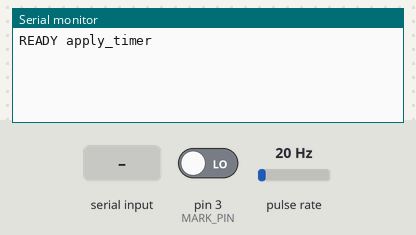
The sketch below on a simulated Arduino Uno, built with avr-gcc and run on an emulated ATmega328P. On the bench: the last lines printed to the serial monitor. Wiring (inferred from the names in the program): pulse sensor: data pin 8. The inputs (shaded band) are chosen by the test bench; at power-on: pin 3 (MARK_PIN) LOW, pulse rate 20 Hz.

Above: at 1.2 s.
1.3 s: "?\n" received over Serial
At 2.1 s:
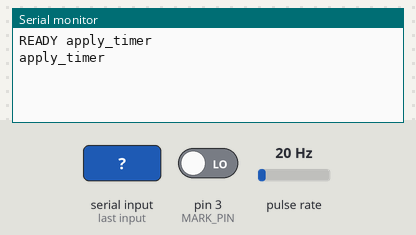
2.8 s: byte 10 ('\n') received over Serial
At 3.2 s:
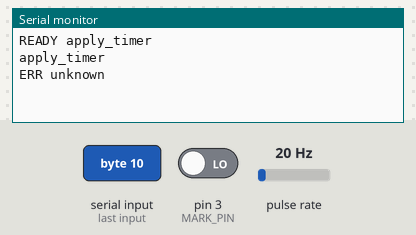
4.3 s: "stop\n" received over Serial
At 5.5 s:
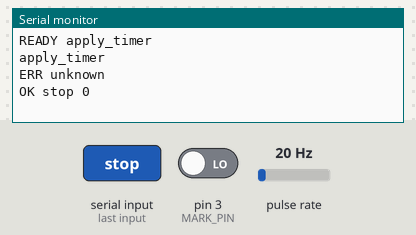
5.8 s: "start 90 45\n" received over Serial
At 6.8 s:
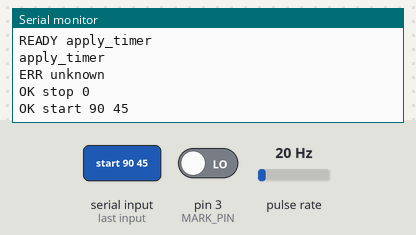
7.3 s: pin 3 (MARK_PIN) driven HIGH
At 8.5 s:
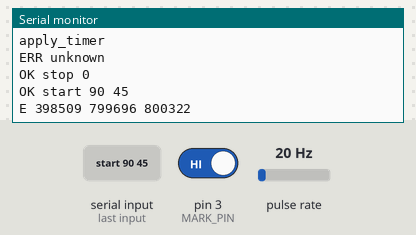
8.8 s: pin 3 (MARK_PIN) driven LOW
At 9.9 s:
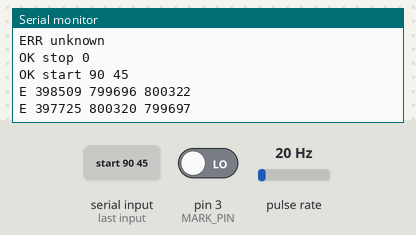

The sketch:

apply_timer.ino
```cpp
// apply_timer: the R3 on the HAL's bench as a timing instrument for gap 8 of
// __documentation__/real-timings.md: from the bench R4's processor having a command whole to
// the step generator running at the command's new rate
// (__workbench__/README.md, The apply test). The R4
// (__workbench__/uno_4r/crates/apply-firmware) flips D3 the moment it has a
// command; this sketch times that edge and every STEP pulse on one clock,
// this board's Timer1, and reports each command's delay as it happens.
//
// Wiring (unor4-hal Validation.md, All-in-one validation): R4 D3 <-> R3 D3,
// R4 D4 (STEP) -> R3 D8, GND <-> GND. This sketch never drives a pin.
//
// The clock: Timer1 counts the 16 MHz crystal with no prescaler, so one
// count is 62.5 ns (ATmega328P datasheet, 16.11, CS10). Its overflow
// interrupt extends the 16-bit count to 32 bits, 268 s before it wraps.
//
// STEP's edges: D8 is ICP1, Timer1's input capture. The timer's count is
// latched in hardware at each falling edge (ICES1 = 0), so a pulse's time is
// exact to the count, whatever the interrupt's delay. A falling edge is
// where the R4's step generator ends one period and starts the next
// (unor4-hal step/step_generator.rs: the output goes LOW at the cycle end),
// so the time between two falling edges is one period, and a new rate
// starts at a falling edge.
//
// D3's edges: D3 is INT1, interrupting on any change. Its time is read when
// the handler runs, a few us after the edge, or later by up to one capture
// or overflow handler that is running then. So each delay is short by those
// few us.
//
// How a delay is found: before a mark, every period is taken as the steady
// one. After a mark, the first period that differs from the steady one by
// more than change_ticks is the first at the new rate; it began at the
// falling edge before it, so the delay is that edge's time less the mark's.
// A period that never changes within timeout_us is reported as N; a change
// that began before the mark, as E.
//
// The protocol, one line each way, 115,200 8N1, '\n' ends a line:
//   at start                          -> READY apply_timer
//   start <change_ticks> <timeout_us> -> OK start <change_ticks> <timeout_us>,
//                                        then one line per mark, below
//   stop                              -> OK stop <dropped>, the results it had
//                                        no room for
//   ?                                 -> apply_timer
// One line per mark:
//   A <delay_ticks> <old_period_ticks> <new_period_ticks>   applied
//   E <ticks_before> <old_period_ticks> <new_period_ticks>  began before it
//   N 0 <old_period_ticks> 0                                no change seen

#include <Arduino.h>

// The line speed; apply-host.toml's [r3] baud must match.
static const unsigned long SERIAL_BAUD = 115200;

// Timer1 counts per us: 16 MHz with no prescaler.
static const uint8_t TICKS_PER_US = 16;

// The pins: the R4's mark on D3, which is INT1 (PD3), and the R4's STEP on
// D8, which is ICP1, Timer1's input capture (ATmega328P datasheet, 1.1, pin
// configurations; the R3's header labels).
static const uint8_t MARK_PIN = 3;
static const uint8_t STEP_PIN = 8;

// Half of the 16-bit count's range. In `widen`, a count read with an
// overflow still pending is below this only if it was read after the wrap,
// so the pending overflow belongs to it; a count at or above it was read
// before the wrap, and the overflow comes after it. Any count is read
// within a few hundred counts of its event, far less than half the range.
static const uint16_t HALF_RANGE = 0x8000;

// The longest line taken from the PC, bytes.
static const uint8_t LINE_MAX = 40;

// Results waiting to be sent: a mark comes every 33-50 ms and a line takes
// about 3 ms to send, so a few slots are plenty.
static const uint8_t RING_SIZE = 8;

// The result kinds, the first character of each line.
static const char KIND_APPLIED = 'A';
static const char KIND_EARLY = 'E';
static const char KIND_NONE = 'N';

struct Result {
  char kind;
  uint32_t ticks;
  uint32_t old_period;
  uint32_t new_period;
};

static volatile uint16_t overflows = 0;

static volatile bool timing = false;
static volatile uint32_t change_ticks = 0;
static volatile uint32_t timeout_ticks = 0;

static volatile bool have_capture = false;
static volatile uint32_t last_capture = 0;
static volatile uint32_t steady_period = 0;

static volatile bool armed = false;
static volatile uint32_t mark_at = 0;

static volatile Result ring[RING_SIZE];
static volatile uint8_t ring_head = 0;
static volatile uint8_t ring_tail = 0;
static volatile uint32_t dropped = 0;

static char line[LINE_MAX + 1];
static uint8_t line_len = 0;

ISR(TIMER1_OVF_vect) {
  overflows++;
}

// A 16-bit count of Timer1 as 32 bits. Called with interrupts off: a
// pending overflow that its handler hasn't counted yet is counted here, when
// the count has already wrapped past it.
static uint32_t widen(uint16_t low) {
  uint16_t high = overflows;
  if ((TIFR1 & _BV(TOV1)) && low < HALF_RANGE) {
    high++;
  }
  return ((uint32_t)high << 16) | low;
}

static void push(char kind, uint32_t ticks, uint32_t old_period, uint32_t new_period) {
  uint8_t next = (ring_head + 1) % RING_SIZE;
  if (next == ring_tail) {
    dropped++;
    return;
  }
  ring[ring_head].kind = kind;
  ring[ring_head].ticks = ticks;
  ring[ring_head].old_period = old_period;
  ring[ring_head].new_period = new_period;
  ring_head = next;
}

static uint32_t difference(uint32_t a, uint32_t b) {
  return a > b ? a - b : b - a;
}

ISR(TIMER1_CAPT_vect) {
  uint32_t at = widen(ICR1);
  if (have_capture) {
    uint32_t period = at - last_capture;
    if (armed) {
      if (difference(period, steady_period) > change_ticks) {
        int32_t delay = (int32_t)(last_capture - mark_at);
        if (delay >= 0) {
          push(KIND_APPLIED, (uint32_t)delay, steady_period, period);
        } else {
          push(KIND_EARLY, (uint32_t)(-delay), steady_period, period);
        }
        armed = false;
        steady_period = period;
      } else if (at - mark_at > timeout_ticks) {
        push(KIND_NONE, 0, steady_period, 0);
        armed = false;
      }
    } else {
      steady_period = period;
    }
  }
  last_capture = at;
  have_capture = true;
}

ISR(INT1_vect) {
  uint32_t at = widen(TCNT1);
  if (!timing) {
    return;
  }
  if (armed) {
    // The mark before this one never saw its new rate.
    push(KIND_NONE, 0, steady_period, 0);
  }
  armed = true;
  mark_at = at;
}

static void start(uint32_t new_change_ticks, uint32_t timeout_us) {
  cli();
  change_ticks = new_change_ticks;
  timeout_ticks = timeout_us * TICKS_PER_US;
  armed = false;
  ring_head = 0;
  ring_tail = 0;
  dropped = 0;
  // Timer0's millis() interrupt off while timing: it would delay INT1.
  TIMSK0 &= ~_BV(TOIE0);
  timing = true;
  sei();
}

static void stop() {
  cli();
  timing = false;
  armed = false;
  sei();
  TIMSK0 |= _BV(TOIE0);
}

static void handle(const char *text) {
  if (strcmp(text, "?") == 0) {
    Serial.println(F("apply_timer"));
    return;
  }
  if (strcmp(text, "stop") == 0) {
    stop();
    Serial.print(F("OK stop "));
    Serial.println(dropped);
    return;
  }
  unsigned long new_change_ticks = 0;
  unsigned long timeout_us = 0;
  if (sscanf(text, "start %lu %lu", &new_change_ticks, &timeout_us) == 2) {
    if (new_change_ticks == 0 || timeout_us == 0) {
      Serial.println(F("ERR start: change_ticks and timeout_us must be above 0"));
      return;
    }
    start(new_change_ticks, timeout_us);
    Serial.print(F("OK start "));
    Serial.print(new_change_ticks);
    Serial.print(' ');
    Serial.println(timeout_us);
    return;
  }
  Serial.println(F("ERR unknown"));
}

// Sends the results waiting, oldest first.
static void send_results() {
  while (true) {
    cli();
    if (ring_tail == ring_head) {
      sei();
      return;
    }
    Result result;
    result.kind = ring[ring_tail].kind;
    result.ticks = ring[ring_tail].ticks;
    result.old_period = ring[ring_tail].old_period;
    result.new_period = ring[ring_tail].new_period;
    ring_tail = (ring_tail + 1) % RING_SIZE;
    sei();
    Serial.print(result.kind);
    Serial.print(' ');
    Serial.print(result.ticks);
    Serial.print(' ');
    Serial.print(result.old_period);
    Serial.print(' ');
    Serial.println(result.new_period);
  }
}

void setup() {
  Serial.begin(SERIAL_BAUD);
  pinMode(MARK_PIN, INPUT);
  pinMode(STEP_PIN, INPUT);

  // Timer1 free-running: normal mode, no prescaler, capture on D8's falling
  // edge, overflow and capture interrupts on.
  TCCR1A = 0;
  TCCR1B = _BV(CS10);
  TCNT1 = 0;
  TIFR1 = _BV(TOV1) | _BV(ICF1);
  TIMSK1 = _BV(TOIE1) | _BV(ICIE1);

  // INT1 on any change of D3.
  EICRA = (EICRA & ~(_BV(ISC11) | _BV(ISC10))) | _BV(ISC10);
  EIFR = _BV(INTF1);
  EIMSK |= _BV(INT1);

  Serial.println(F("READY apply_timer"));
}

void loop() {
  send_results();
  while (Serial.available() > 0) {
    char c = (char)Serial.read();
    if (c == '\r') {
      continue;
    }
    if (c == '\n') {
      line[line_len] = '\0';
      handle(line);
      line_len = 0;
      continue;
    }
    if (line_len < LINE_MAX) {
      line[line_len++] = c;
    }
  }
}
```

Measured:
- after the input at 1.3 s, the serial monitor: prints a new line at once (image 1)
- after the input at 2.8 s, the serial monitor: prints a new line at once (image 2)
- after the input at 4.3 s, the serial monitor: prints a new line at once (image 3)
- after the input at 5.8 s, the serial monitor: prints a new line at once (image 4)
- after the input at 7.3 s, the serial monitor: prints a new line at once (image 5)
- after the input at 8.8 s, the serial monitor: prints a new line at once (image 6)
